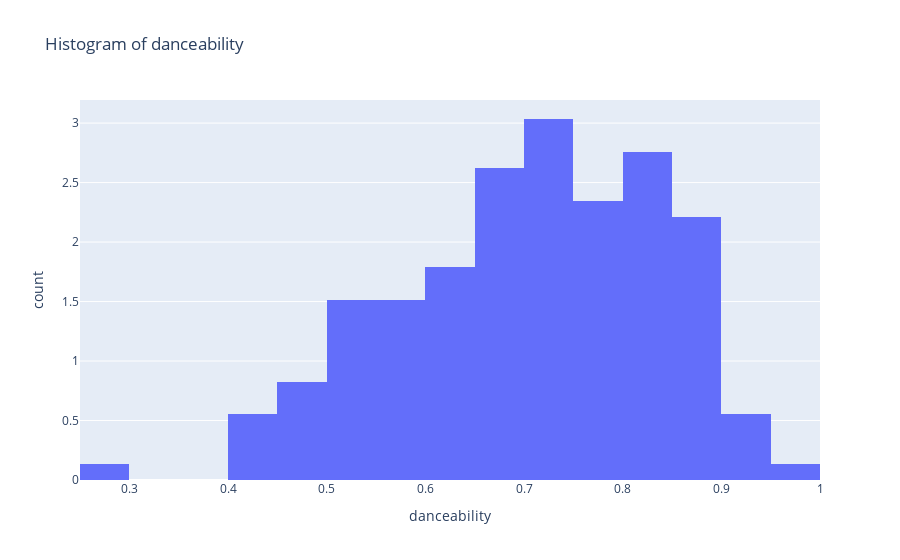

Notebook source saved alongside this figure:
### Code cell
feature = 'danceability'
title = f"Histogram of {feature}"
fig = px.histogram(temp1, title=title, x=feature, nbins=30, histnorm='probability density')
fig.show()

### Figure 1 — Plotly figure (JSON) as saved in the notebook; plotly's stock layout.template omitted (floating-point values rounded to 4 significant figures; data arrays with more than 128 entries replaced by an {"elided": "..."} marker saying what was removed)
{"data": [{"alignmentgroup": "True", "bingroup": "x", "histnorm": "probability density", "hovertemplate": "danceability=%{x}<br>count=%{y}<extra></extra>", "legendgroup": "", "marker": {"color": "#636efa"}, "name": "", "nbinsx": 30, "offsetgroup": "", "orientation": "v", "showlegend": false, "type": "histogram", "x": {"elided": "145 float values"}, "xaxis": "x", "yaxis": "y"}], "layout": {"barmode": "relative", "legend": {"tracegroupgap": 0}, "title": {"text": "Histogram of danceability"}, "xaxis": {"anchor": "y", "domain": [0, 1], "title": {"text": "danceability"}}, "yaxis": {"anchor": "x", "domain": [0, 1], "title": {"text": "count"}}}}
